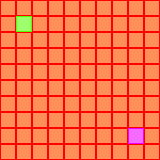

Tiled map render using the project's own tile images. Description and the whole map definition, tile-layer contents included, below:
An orthogonal 10x10 tile map with 16x16 px tiles, 1 tile layer (Tile Layer 1).

<map version="1.0" orientation="orthogonal" renderorder="right-down" width="10" height="10" tilewidth="16" tileheight="16" nextobjectid="1">
 <tileset firstgid="1" name="tiles" tilewidth="16" tileheight="16" tilecount="3">
  <tile id="0">
   <image width="16" height="16" source="player2.png" />
  </tile>
  <tile id="1">
   <image width="16" height="16" source="player1.png" />
  </tile>
  <tile id="2">
   <image width="16" height="16" source="tile.png" />
  </tile>
 </tileset>
 <layer name="Tile Layer 1" width="10" height="10">
  <data>
   <tile gid="3" />
   <tile gid="3" />
   <tile gid="3" />
   <tile gid="3" />
   <tile gid="3" />
   <tile gid="3" />
   <tile gid="3" />
   <tile gid="3" />
   <tile gid="3" />
   <tile gid="3" />
   <tile gid="3" />
   <tile gid="2" />
   <tile gid="3" />
   <tile gid="3" />
   <tile gid="3" />
   <tile gid="3" />
   <tile gid="3" />
   <tile gid="3" />
   <tile gid="3" />
   <tile gid="3" />
   <tile gid="3" />
   <tile gid="3" />
   <tile gid="3" />
   <tile gid="3" />
   <tile gid="3" />
   <tile gid="3" />
   <tile gid="3" />
   <tile gid="3" />
   <tile gid="3" />
   <tile gid="3" />
   <tile gid="3" />
   <tile gid="3" />
   <tile gid="3" />
   <tile gid="3" />
   <tile gid="3" />
   <tile gid="3" />
   <tile gid="3" />
   <tile gid="3" />
   <tile gid="3" />
   <tile gid="3" />
   <tile gid="3" />
   <tile gid="3" />
   <tile gid="3" />
   <tile gid="3" />
   <tile gid="3" />
   <tile gid="3" />
   <tile gid="3" />
   <tile gid="3" />
   <tile gid="3" />
   <tile gid="3" />
   <tile gid="3" />
   <tile gid="3" />
   <tile gid="3" />
   <tile gid="3" />
   <tile gid="3" />
   <tile gid="3" />
   <tile gid="3" />
   <tile gid="3" />
   <tile gid="3" />
   <tile gid="3" />
   <tile gid="3" />
   <tile gid="3" />
   <tile gid="3" />
   <tile gid="3" />
   <tile gid="3" />
   <tile gid="3" />
   <tile gid="3" />
   <tile gid="3" />
   <tile gid="3" />
   <tile gid="3" />
   <tile gid="3" />
   <tile gid="3" />
   <tile gid="3" />
   <tile gid="3" />
   <tile gid="3" />
   <tile gid="3" />
   <tile gid="3" />
   <tile gid="3" />
   <tile gid="3" />
   <tile gid="3" />
   <tile gid="3" />
   <tile gid="3" />
   <tile gid="3" />
   <tile gid="3" />
   <tile gid="3" />
   <tile gid="3" />
   <tile gid="3" />
   <tile gid="3" />
   <tile gid="1" />
   <tile gid="3" />
   <tile gid="3" />
   <tile gid="3" />
   <tile gid="3" />
   <tile gid="3" />
   <tile gid="3" />
   <tile gid="3" />
   <tile gid="3" />
   <tile gid="3" />
   <tile gid="3" />
   <tile gid="3" />
  </data>
 </layer>
</map>